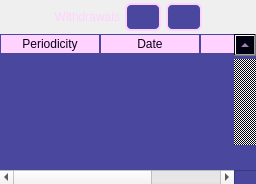
       <widget class="QWidget" name="widgetWithdrawals" native="true">
        <property name="sizePolicy">
         <sizepolicy hsizetype="Preferred" vsizetype="Preferred">
          <horstretch>0</horstretch>
          <verstretch>0</verstretch>
         </sizepolicy>
        </property>
        <property name="minimumSize">
         <size>
          <width>0</width>
          <height>130</height>
         </size>
        </property>
        <property name="maximumSize">
         <size>
          <width>16777215</width>
          <height>16777215</height>
         </size>
        </property>
        <property name="styleSheet">
         <string notr="true">QDateEdit {
color: rgb(255, 210, 255);
border: 1px solid;
font: 13pt &quot;Anta&quot;;
padding: 0 5px;
border-radius: 6px;
border-color: rgb(255, 210, 255);
background-color: rgb(11, 1, 24);
selection-background-color: rgb(248, 160, 165);
selection-color: black;
background-color: rgb(33, 32, 70);

color: rgb(11, 1, 24);
background-color: rgb(255, 210, 255);
border-color: rgb(74, 71, 158);
}

QDateEdit::up-button {
subcontrol-origin: border;
subcontrol-position: top right; 
border-top-right-radius: 3px;
border-style: solid;
border-width: 0px;
border-color: rgb(74, 71, 158);
background-color:  rgb(74, 71, 158);
image: url(:/icons/add_yellow.svg);
padding: 0px;
margin: 0px;
width: 16px;
height: 14px;
 }


QDateEdit::down-button {
subcontrol-origin: border;
subcontrol-position: bottom right;
border-bottom-right-radius: 3px;
border-style: solid;
border-width: 0px;
border-color: rgb(74, 71, 158);
background-color:  rgb(74, 71, 158);
image: url(:/icons/remove_yellow.svg);
padding: 0px;
margin: 0px;
width: 16px;
height: 14px;
 }

QDateEdit::down-button:hover {
background-color: rgb(169, 167, 215);
}

QDateEdit::down-button:pressed {
background-color: rgb(25, 24, 53);
}

QDateEdit::up-button:hover {
background-color: rgb(169, 167, 215);
}

QDateEdit::up-button:pressed {
background-color: rgb(25, 24, 53);
}

QComboBox {
color: rgb(255, 210, 255);
border: 1px solid;
font: 13pt &quot;Anta&quot;;
border-radius: 6px;
border-color: rgb(255, 210, 255);
padding: 0 5px;
background-color: rgb(11, 1, 24);
selection-background-color: rgb(248, 160, 165);
selection-color: black;
background-color: rgb(33, 32, 70);

color: rgb(11, 1, 24);
background-color: rgb(255, 210, 255);
border-color: rgb(74, 71, 158);
}


QComboBox::drop-down:button {
color: rgb(255, 210, 255);
border-top-right-radius: 4px;
border-bottom-right-radius: 4px;
border-style: solid;
border-width: 0px;
border-color: rgb(255, 210, 255);
background-color: rgb(74, 71, 158);
padding: 0px;
width: 20px;
}

QComboBox::down-arrow {
image: url(:/icons/keyboard_arrow_down_yellow.svg);
}

QComboBox::drop-down:hover {
background-color: rgb(169, 167, 215);
border-color: rgb(169, 167, 215);
}

QComboBox::drop-down:pressed {
background-color: rgb(25, 24, 53);
border-color: rgb(25, 24, 53);
}

QComboBox QAbstractItemView {
color: rgb(255, 210, 255);
border: 0px solid;
border-radius: 4px;
border-color: rgba(130, 127, 255, 133);
background-color: rgb(2, 1, 18);
}

QComboBox:item {
color: rgb(255, 210, 255);
}

QComboBox:item:selected {
background-color: rgb(74, 71, 158);
color: rgb(255, 210, 255);
/*background-color: rgb(255, 105, 103);*/
}


QPushButton {
font: 13pt &quot;Anta&quot;;
color: rgb(255, 210, 255);
border-radius: 6px;
border-style: solid;
border-width: 2px;
border-color: rgb(8, 1, 18);
background-color: rgb(74, 71, 158);
}

QPushButton:hover {
background-color: rgb(169, 167, 215);
}

QPushButton:pressed {
background-color: rgb(25, 24, 53);
}

QLineEdit {
color: rgb(255, 210, 255);
border: 1px solid;
font: 13pt &quot;Anta&quot;;
border-radius: 6px;
border-color: rgb(255, 210, 255);
padding: 0 8px;
background-color: rgb(33, 32, 70);/*rgb(11, 1, 24);*/
selection-background-color: rgb(248, 160, 165);
selection-color: black;

color: rgb(11, 1, 24);
background-color: rgb(255, 210, 255);
border-color: rgb(74, 71, 158);
}

QDoubleSpinBox {
color: rgb(255, 210, 255);
border: 1px solid;
font: 13pt &quot;Anta&quot;;
padding: 0 5px;
border-radius: 6px;
border-color: rgb(255, 210, 255);
background-color: rgb(11, 1, 24);
selection-background-color: rgb(248, 160, 165);
selection-color: black;
background-color: rgb(33, 32, 70);

color: rgb(11, 1, 24);
background-color: rgb(255, 210, 255);
border-color: rgb(74, 71, 158);
}

QDoubleSpinBox#doubleSpinBoxRate {
padding: 0 20px 0 5px;
}

QDoubleSpinBox#doubleSpinBoxTax{
padding: 0 20px 0 5px;
}

QDoubleSpinBox::up-button {
subcontrol-origin: border;
subcontrol-position: top right; 
border-top-right-radius: 3px;
border-style: solid;
border-width: 0px;
border-color: rgb(74, 71, 158);
background-color:  rgb(74, 71, 158);
image: url(:/icons/add_yellow.svg);
padding: 0px;
margin: 0px;
width: 16px;
height: 14px;
 }


QDoubleSpinBox::down-button {
subcontrol-origin: border;
subcontrol-position: bottom right;
border-bottom-right-radius: 3px;
border-style: solid;
border-width: 0px;
border-color: rgb(74, 71, 158);
background-color:  rgb(74, 71, 158);
image: url(:/icons/remove_yellow.svg);
padding: 0px;
margin: 0px;
width: 16px;
height: 14px;
 }

QDoubleSpinBox::down-button:hover {
background-color: rgb(169, 167, 215);
}

QDoubleSpinBox::down-button:pressed {
background-color: rgb(25, 24, 53);
}

QDoubleSpinBox::up-button:hover {
background-color: rgb(169, 167, 215);
}

QDoubleSpinBox::up-button:pressed {
background-color: rgb(25, 24, 53);
}

QLabel {
background: none;
font: 16pt &quot;Anta&quot;;
color: rgb(255, 210, 255);
}

QLabel {
color: rgb(255, 210, 255);
font: 14pt &quot;Kode Mono&quot;;
}

QRadioButton {
font: 13pt &quot;Anta&quot;;
color: rgb(255, 210, 255);
}

QRadioButton::indicator {
width: 10px;
height: 10px;
border-radius: 7px;
}

QRadioButton::indicator:checked {
    background-color:  rgb(243, 89, 97);
    border: 2px solid rgb(255, 210, 255);
}

QRadioButton::indicator:unchecked {
    background-color: rgb(8, 1, 18);
    border: 2px solid rgb(255, 210, 255);
}

QCheckBox {
font: 13pt &quot;Anta&quot;;
color: rgb(255, 210, 255);
spacing: 4px;
}

QCheckBox::QLabel {
}

QCheckBox::indicator {
width: 13px;
height: 13px;
border-radius: 3px;
}

QCheckBox::indicator:checked {
    background-color:  rgb(243, 89, 97);
    border: 2px solid rgb(255, 210, 255);
	image: url(:/icons/check_yellow.svg);
}

QCheckBox::indicator:unchecked {
    background-color: rgb(8, 1, 18);
    border: 2px solid rgb(255, 210, 255);
}

QSpinBox {
color: rgb(255, 210, 255);
border: 1px solid;
font: 13pt &quot;Anta&quot;;
padding: 0 5px;
border-radius: 6px;
border-color: rgb(255, 210, 255);
background-color: rgb(11, 1, 24);
selection-background-color: rgb(248, 160, 165);
selection-color: black;
background-color: rgb(33, 32, 70);

color: rgb(11, 1, 24);
background-color: rgb(255, 210, 255);
border-color: rgb(74, 71, 158);
}


QSpinBox::up-button {
subcontrol-origin: border;
subcontrol-position: top right; 
border-top-right-radius: 3px;
border-style: solid;
border-width: 0px;
border-color: rgb(74, 71, 158);
background-color:  rgb(74, 71, 158);
image: url(:/icons/add_yellow.svg);
padding: 0px;
margin: 0px;
width: 16px;
height: 14px;
 }


QSpinBox::down-button {
subcontrol-origin: border;
subcontrol-position: bottom right;
border-bottom-right-radius: 3px;
border-style: solid;
border-width: 0px;
border-color: rgb(74, 71, 158);
background-color:  rgb(74, 71, 158);
image: url(:/icons/remove_yellow.svg);
padding: 0px;
margin: 0px;
width: 16px;
height: 14px;
 }

QSpinBox::down-button:hover {
background-color: rgb(169, 167, 215);
}

QSpinBox::down-button:pressed {
background-color: rgb(25, 24, 53);
}

QSpinBox::up-button:hover {
background-color: rgb(169, 167, 215);
}

QSpinBox::up-button:pressed {
background-color: rgb(25, 24, 53);
}

QTableWidget {
    /*background-color: rgb(2, 1, 18);*/
background-color: rgb(74, 71, 158);
border: 0px inset;
border-color: rgb(2, 1, 18);
    border-radius: 5px;
    font: 12pt &quot;Anta&quot;;
}

QHeaderView {
    background-color: rgb(74, 71, 158);
    padding: 0px;
    border-top-right-radius: 0px;
    border-top-left-radius: 5px;
    border-bottom-right-radius: 0px;
    border-bottom-left-radius: 5px;
    border: 0px solid rgb(74, 71, 158);
    font: 13pt &quot;Anta&quot;;
}

QHeaderView::section {
    background-color: rgb(255, 210, 255);
    border: 1px solid rgb(74, 71, 158);
    color: rgb(11, 1, 24);
}

QHeaderView::section:first {
}

QHeaderView::section:last {

}

QHeaderView::section:pressed {
	background-color: rgb(246, 136, 142);
}

/*QHeaderView::section:checked {
	background-color: rgb(246, 136, 142);
}*/

QTableWidget QTableCornerButton::section {
   background-color: rgb(255, 210, 255);
    border: 1px solid rgb(74, 71, 158);
    color: rgb(74, 71, 158);
    border-top-left-radius: 5px;
}

QTableView::item {
background-color: rgb(74, 71, 158);
    border: 0px solid rgb(74, 71, 158);
    color: rgb(255, 210, 255);
/*
selection-color: rgb(2, 1, 18);
selection-background-color: rgb(243, 89, 97);
*/
}


QTableView::item:selected {
background-color: rgb(246, 136, 142);
    border: 0px solid rgb(74, 71, 158);
color: rgb(2, 1, 18);
}

QScrollBar:vertical {
background-color: rgb(2, 1, 18);
border: 1px solid rgb(74, 71, 158);
color:  rgb(255, 210, 255);
border-width: 0px;border-style: solid;
margin: 25px 0 25px 0;
width: 22px;
}

QScrollBar::handle:vertical {
background-color: rgb(74, 71, 158);
border: 1px solid rgb(74, 71, 158);
image: url(:/icons/menu_yellow.svg);
/*
border-top: 1px solid rgb(2, 1, 18);
border-bottom: 1px solid rgb(2, 1, 18);
border: 1px solid rgb(2, 1, 18);
*/
}

QScrollBar::handle:vertical:hover {
background-color: rgb(169, 167, 215);
border-color: rgb(169, 167, 215);
}

QScrollBar::handle:vertical:pressed {
background-color: rgb(25, 24, 53);
border-color: rgb(25, 24, 53);
}

QScrollBar::add-line:vertical {
border: 1px solid rgb(74, 71, 158);
background-color: rgb(74, 71, 158);
border-bottom-right-radius: 7px;
subcontrol-position: bottom;
subcontrol-origin: margin;
image: url(:/icons/keyboard_arrow_down_yellow.svg);
}

QScrollBar::sub-line:vertical {
border: 1px solid rgb(74, 71, 158);
background-color: rgb(74, 71, 158);
border-top-right-radius: 7px;
subcontrol-position: top;
subcontrol-origin: margin;
image: url(:/icons/keyboard_arrow_up_yellow.svg);
}

QScrollBar::add-line:vertical:hover {
border-color: rgb(169, 167, 215);
background-color: rgb(169, 167, 215);
}

QScrollBar::sub-line:vertical:hover {
border-color: rgb(169, 167, 215);
background-color: rgb(169, 167, 215);
}

QScrollBar::add-line:vertical:pressed {
border-color: rgb(25, 24, 53);
background-color: rgb(25, 24, 53);
}

QScrollBar::sub-line:vertical:pressed {
border-color: rgb(25, 24, 53);
background-color: rgb(25, 24, 53);
}

</string>
        </property>
        <layout class="QGridLayout" name="gridLayout_3">
         <property name="leftMargin">
          <number>0</number>
         </property>
         <property name="topMargin">
          <number>0</number>
         </property>
         <property name="rightMargin">
          <number>0</number>
         </property>
         <property name="bottomMargin">
          <number>0</number>
         </property>
         <property name="spacing">
          <number>0</number>
         </property>
         <item row="1" column="1">
          <widget class="QTableWidget" name="tableWidgetWithdrawals">
           <property name="sizePolicy">
            <sizepolicy hsizetype="Expanding" vsizetype="Preferred">
             <horstretch>0</horstretch>
             <verstretch>0</verstretch>
            </sizepolicy>
           </property>
           <property name="minimumSize">
            <size>
             <width>0</width>
             <height>0</height>
            </size>
           </property>
           <property name="maximumSize">
            <size>
             <width>16777215</width>
             <height>150</height>
            </size>
           </property>
           <property name="verticalScrollBarPolicy">
            <enum>Qt::ScrollBarAlwaysOn</enum>
           </property>
           <property name="selectionBehavior">
            <enum>QAbstractItemView::SelectRows</enum>
           </property>
           <property name="gridStyle">
            <enum>Qt::DotLine</enum>
           </property>
           <column>
            <property name="text">
             <string>Periodicity</string>
            </property>
           </column>
           <column>
            <property name="text">
             <string>Date</string>
            </property>
           </column>
           <column>
            <property name="text">
             <string>Value</string>
            </property>
           </column>
          </widget>
         </item>
         <item row="0" column="1">
          <widget class="QWidget" name="widgetWithdrawal" native="true">
           <property name="sizePolicy">
            <sizepolicy hsizetype="Preferred" vsizetype="Fixed">
             <horstretch>0</horstretch>
             <verstretch>0</verstretch>
            </sizepolicy>
           </property>
           <property name="minimumSize">
            <size>
             <width>0</width>
             <height>34</height>
            </size>
           </property>
           <layout class="QGridLayout" name="gridLayout_8">
            <property name="leftMargin">
             <number>0</number>
            </property>
            <property name="topMargin">
             <number>0</number>
            </property>
            <property name="rightMargin">
             <number>0</number>
            </property>
            <property name="bottomMargin">
             <number>0</number>
            </property>
            <property name="horizontalSpacing">
             <number>5</number>
            </property>
            <property name="verticalSpacing">
             <number>-1</number>
            </property>
            <item row="0" column="2">
             <widget class="QPushButton" name="pushButtonAddWithdrawal">
              <property name="minimumSize">
               <size>
                <width>36</width>
                <height>28</height>
               </size>
              </property>
              <property name="styleSheet">
               <string notr="true">border-color: rgb(255, 210, 255);</string>
              </property>
              <property name="text">
               <string/>
              </property>
              <property name="icon">
               <iconset resource="../misc/resource.qrc">
                <normaloff>:/icons/add_yellow.svg</normaloff>:/icons/add_yellow.svg</iconset>
              </property>
              <property name="iconSize">
               <size>
                <width>20</width>
                <height>20</height>
               </size>
              </property>
             </widget>
            </item>
            <item row="0" column="1">
             <widget class="QLabel" name="labelWithdrawals">
              <property name="text">
               <string>Withdrawals</string>
              </property>
              <property name="alignment">
               <set>Qt::AlignRight|Qt::AlignTrailing|Qt::AlignVCenter</set>
              </property>
              <property name="margin">
               <number>5</number>
              </property>
             </widget>
            </item>
            <item row="0" column="5">
             <spacer name="horizontalSpacer">
              <property name="orientation">
               <enum>Qt::Horizontal</enum>
              </property>
              <property name="sizeHint" stdset="0">
               <size>
                <width>40</width>
                <height>20</height>
               </size>
              </property>
             </spacer>
            </item>
            <item row="0" column="3">
             <widget class="QPushButton" name="pushButtonRemoveWithdrawal">
              <property name="minimumSize">
               <size>
                <width>36</width>
                <height>28</height>
               </size>
              </property>
              <property name="styleSheet">
               <string notr="true">border-color: rgb(255, 210, 255);</string>
              </property>
              <property name="text">
               <string/>
              </property>
              <property name="icon">
               <iconset resource="../misc/resource.qrc">
                <normaloff>:/icons/remove_yellow.svg</normaloff>:/icons/remove_yellow.svg</iconset>
              </property>
              <property name="iconSize">
               <size>
                <width>20</width>
                <height>20</height>
               </size>
              </property>
             </widget>
            </item>
            <item row="0" column="0">
             <spacer name="horizontalSpacer_7">
              <property name="orientation">
               <enum>Qt::Horizontal</enum>
              </property>
              <property name="sizeHint" stdset="0">
               <size>
                <width>40</width>
                <height>20</height>
               </size>
              </property>
             </spacer>
            </item>
           </layout>
          </widget>
         </item>
        </layout>
       </widget>
